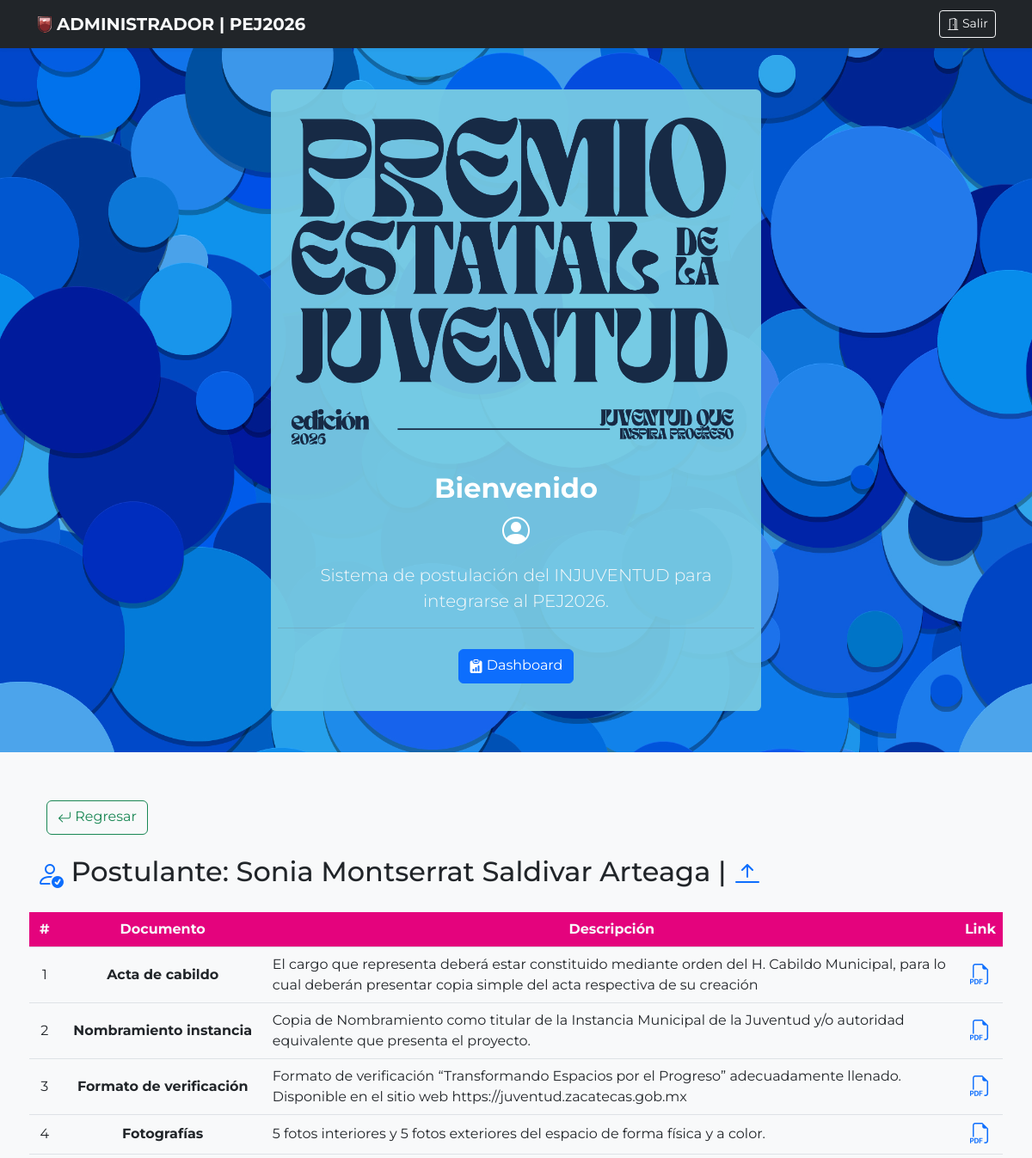
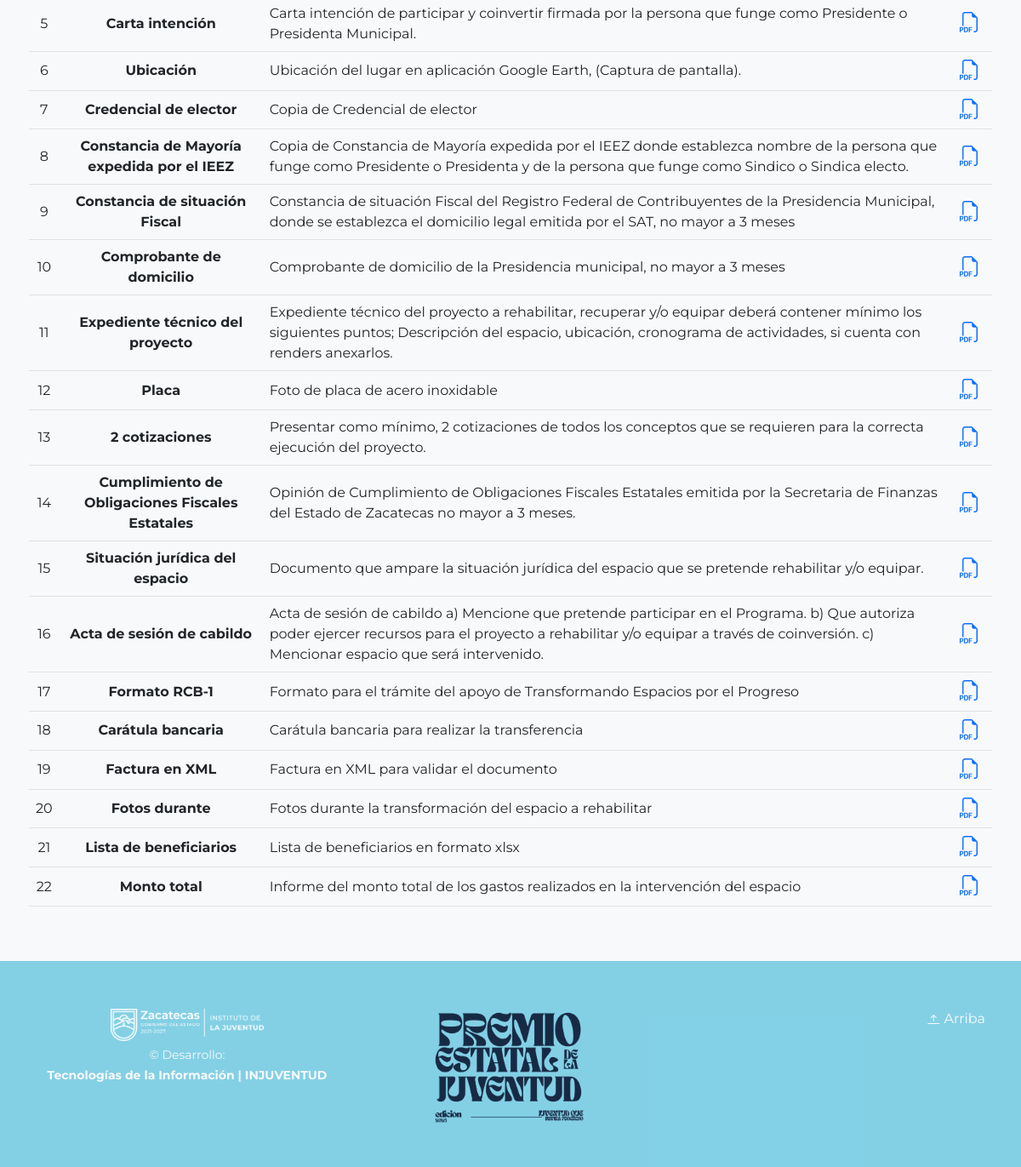
The app's page /sistema/admin/listado_docs.php?id=281 with its own data (2 pictures, top to bottom).
### tables this page shows
CREATE TABLE `usr` (
  `id` int(11) NOT NULL,
  `usr` varchar(100) DEFAULT NULL,
  `pwd` varchar(100) DEFAULT NULL,
  `perfil` int(11) DEFAULT NULL,
  `rfc` varchar(20) DEFAULT NULL,
  `institucion` varchar(72) NOT NULL,
  `cargo` varchar(72) NOT NULL,
  `ubicacion` varchar(300) NOT NULL,
  `calle` varchar(54) NOT NULL,
  `numero` int(11) NOT NULL,
  `colonia` varchar(100) NOT NULL,
  `comunidad` varchar(150) NOT NULL,
  `cp` int(11) NOT NULL,
  `nombre` varchar(100) DEFAULT NULL,
  `municipio` int(11) DEFAULT NULL,
  `telefono` varchar(30) DEFAULT NULL,
  `categoria` int(11) DEFAULT NULL
);

CREATE TABLE `documentos` (
  `id` int(11) NOT NULL,
  `documento` int(11) NOT NULL COMMENT 'Tipo documento numerado',
  `id_ext` int(11) NOT NULL,
  `link` varchar(150) NOT NULL,
  `fecha` datetime NOT NULL
);

CREATE TABLE `catalogo_documentos` (
  `id` int(11) NOT NULL,
  `documento` varchar(50) NOT NULL,
  `subtitulo` varchar(50) NOT NULL,
  `descripcion` varchar(300) NOT NULL,
  `link` varchar(200) DEFAULT NULL,
  `etapa` int(11) NOT NULL,
  `categoria` int(11) NOT NULL
);

### sistema/admin/query/name.php (called while the page is built)
<?php
include('qc.php');
$name = "SELECT * FROM usr WHERE id = '$idPostulante'";
$resultadoName = $conn->query($name);
$rowName = $resultadoName->fetch_assoc();
?>

### sistema/admin/query/listado_documentos.php (the view)
<?php
include('qc.php');
$x=0;
$sqlDocs = "SELECT * FROM documentos WHERE id_ext = '$idPostulante' ORDER BY documento ASC";
$resultadoDocs = $conn->query($sqlDocs);
while($rowDocs = $resultadoDocs->fetch_assoc()){
    $x++;
    $doc = $rowDocs['documento'];
    $sqlDocumento ="SELECT * FROM catalogo_documentos WHERE id ='$doc'";
    $resultadoDocumento = $conn->query($sqlDocumento);
    $rowDocumento = $resultadoDocumento->fetch_assoc();
    echo'
    <tr class="align-middle">
        <td>'.$x.'</td>
        <td><strong>'.$rowDocumento['documento'].'</strong></td>
        <td class="text-start">'.$rowDocumento['descripcion'].'</td>';
        if($rowDocumento['id'] == 9){
            echo'
            <td><a href="'.$rowDocs['link'].'" target="_blank"><i class="bi bi-filetype-pdf h4"></i></a></td>
            ';
        }
        else{
            echo'
            <td><a href="../'.$rowDocs['link'].'" target="_blank"><i class="bi bi-filetype-pdf h4"></i></a></td>
            ';
        }
        echo'
    </tr>
    ';
}
?>

### sistema/admin/listado_docs.php (shortened to what this page needs)
<?php
$idPostulante = $_REQUEST['id'];
include('query/name.php');
?>
<!doctype html>
<html lang="es">
  <head>
     <link rel="stylesheet" href="https://cdn.jsdelivr.net/npm/bootstrap-icons@1.10.3/font/bootstrap-icons.css">
    <link href="../../assets/dist/css/bootstrap.min.css" rel="stylesheet">
  </head>
  <body>
  <header>
  <div class="navbar navbar-dark shadow-sm bg-dark text-light" style="background: #FAD40D;color:white">
    <div class="container">
      <a href="#" class="navbar-brand d-flex align-items-center">
        <img src="../../img/logo_injuventud_0.png" width="20" alt="" class="me-1">
        <strong class="text-light" id="texto_">ADMINISTRADOR |  PEJ2026</strong>
      </a>
      <a href="prcd/sort.php" type="button" class="btn btn-sm btn-outline-light"><i class="bi bi-door-open"></i> Salir</a>
    </div>
  </div>
</header>
<main id="imgPortrait">
<section class="text-center container">
    <div class="row py-lg-5" >
      <div class="col-lg-6 col-md-8 mx-auto rounded p-2" id="colorRounded">
        <h1 class="fw-light"><img src="../../img/logo_pej2025_01.png" alt="" width="100%" style="padding:10px; border-radius: 15px;"></h1>
        <h2 class="fw-bold" style="color:white">Bienvenido</h2>
        <h2 class="fw-bold" style="color:white"><i class="bi bi-person-circle"></i></h2>
        <p class="lead text-light mt-2">Sistema de postulación del INJUVENTUD para integrarse al PEJ2026.</p>
        <p>
          <hr class="text-secondary">
          <a href="#seccion_convocatoria" class="btn btn-primary my-2"><i class="bi bi-clipboard-data-fill"></i> Dashboard</a>
        </p>
      </div>
    </div>
  </section>
  <div class="album py-5 bg-light">
    <div class="container">
    <nav class="navbar bg-body-tertiary">
      <form class="container-fluid justify-content-start">
        <a a href="javascript:history.back()" class="btn btn-outline-success me-2" type="button"><i class="bi bi-arrow-return-left"></i> Regresar</a>
      </form>
    </nav>
      <div class="mb-4">
        <p><span id="seccion_MX"></span>
          <p class="h2">
          <i class="bi bi-person-check text-primary"></i> Postulante: <?php echo $rowName['nombre']?> |
              <a href="#inicio">
                <i class="bi bi-arrow-bar-up"></i>
              </a>
          </p>
        </p>
      </div>
      <div class="row row-cols-1 row-cols-sm-2 row-cols-md-3 g-3">
        <table class="table">
          <thead class="text-light text-center" style="background:#e4037d">
            <tr>
              <th scope="col">#</th>
              <th scope="col">Documento</th>
              <th scope="col">Descripción</th>
              <th scope="col">Link</th>
            </tr>
          </thead>
          <tbody class="text-center">
            <?php
            include('query/listado_documentos.php');
            ?>
          </tbody>
        </table>
      </div>
    </div>
  </div>
</main>
<footer class="text-light py-5" style="background-color: rgba(122, 205, 228, 0.929)">
  <div class="container">
    <div>
      <div class="row">
        <div class="col-sm-3 col-md-6 col-lg-4 mt-2">
          <p class="mb-0 text-center"><img src="../../img/logo_white_02.png"  width="180" alt=""></p>
          <p class="mb-0 mt-1 text-center"><small>&copy; Desarrollo:<br> <strong class="text-light">Tecnologías de la Información | INJUVENTUD</strong></small></p>
        </div>
        <div class="col-sm-3 col-md-6 col-lg-4 mt-2 text-center">
              <img src="../../img/logo_pej2025_01.png" width="180" alt="">
        </div>
        <div class="col-sm-3 col-md-6 col-lg-4 mt-2">
          <p class="float-end mb-1 text-center">
            <a href="#inicio" style="text-decoration: none;" class="text-light"><i class="bi bi-arrow-bar-up"></i> Arriba</a>
          </p>
        </div>
      </div>
    </div>
  </div>
</footer>
  </body>
</html>

### sistema/admin/listado_docs.php (style rules this page uses)
* { font-family: 'Montserrat', sans-serif; }
#colorRounded { background-color: rgba(122, 205, 228, 0.929); }
#imgPortrait { background-image: url('../../img/fondo_pej2026.jpg'); object-fit: cover; background-position: auto 100%; background-repeat: repeat; background-size: 100% auto; width:100%; height:100%; }
.bi { vertical-align: -.125em; fill: currentColor; }

### records on screen
usr: nombre "Sonia Montserrat Saldivar Arteaga"
documentos: catalogo_documentos.documento "Acta de cabildo", catalogo_documentos.descripcion "El cargo que representa deberá estar constituido mediante orden del H. Cabildo Municipal, para lo cual deberán presentar copia simple del acta respectiva de su creación"
documentos: catalogo_documentos.documento "Nombramiento instancia", catalogo_documentos.descripcion "Copia de Nombramiento como titular de la Instancia Municipal de la Juventud y/o autoridad equivalente que presenta el proyecto."
documentos: catalogo_documentos.documento "Formato de verificación", catalogo_documentos.descripcion "Formato de verificación “Transformando Espacios por el Progreso” adecuadamente llenado. Disponible en el sitio web https://juventud.zacatecas.gob.mx"
documentos: catalogo_documentos.documento "Fotografías", catalogo_documentos.descripcion "5 fotos interiores y 5 fotos exteriores del espacio de forma física y a color."
documentos: catalogo_documentos.documento "Carta intención", catalogo_documentos.descripcion "Carta intención de participar y coinvertir firmada por la persona que funge como Presidente o Presidenta Municipal."
documentos: catalogo_documentos.documento "Ubicación", catalogo_documentos.descripcion "Ubicación del lugar en aplicación Google Earth, (Captura de pantalla)."
documentos: catalogo_documentos.documento "Credencial de elector", catalogo_documentos.descripcion "Copia de Credencial de elector"
documentos: catalogo_documentos.documento "Constancia de Mayoría expedida por el IEEZ", catalogo_documentos.descripcion "Copia de Constancia de Mayoría expedida por el IEEZ donde establezca nombre de la persona que funge como Presidente o Presidenta y de la persona que funge como Sindico o Sindica electo."
documentos: catalogo_documentos.documento "Constancia de situación Fiscal", catalogo_documentos.descripcion "Constancia de situación Fiscal del Registro Federal de Contribuyentes de la Presidencia Municipal, donde se establezca el domicilio legal emitida por el SAT, no mayor a 3 meses"
documentos: catalogo_documentos.documento "Comprobante de domicilio", catalogo_documentos.descripcion "Comprobante de domicilio de la Presidencia municipal, no mayor a 3 meses"
documentos: catalogo_documentos.documento "Expediente técnico del proyecto", catalogo_documentos.descripcion "Expediente técnico del proyecto a rehabilitar, recuperar y/o equipar deberá contener mínimo los siguientes puntos; Descripción del espacio, ubicación, cronograma de actividades, si cuenta con renders anexarlos."
documentos: catalogo_documentos.documento "Placa", catalogo_documentos.descripcion "Foto de placa de acero inoxidable"
documentos: catalogo_documentos.documento "2 cotizaciones", catalogo_documentos.descripcion "Presentar como mínimo, 2 cotizaciones de todos los conceptos que se requieren para la correcta ejecución del proyecto."
documentos: catalogo_documentos.documento "Cumplimiento de Obligaciones Fiscales Estatales", catalogo_documentos.descripcion "Opinión de Cumplimiento de Obligaciones Fiscales Estatales emitida por la Secretaria de Finanzas del Estado de Zacatecas no mayor a 3 meses."
documentos: catalogo_documentos.documento "Situación jurídica del espacio", catalogo_documentos.descripcion "Documento que ampare la situación jurídica del espacio que se pretende rehabilitar y/o equipar."
documentos: catalogo_documentos.documento "Acta de sesión de cabildo", catalogo_documentos.descripcion "Acta de sesión de cabildo a) Mencione que pretende participar en el Programa. b) Que autoriza poder ejercer recursos para el proyecto a rehabilitar y/o equipar a través de coinversión. c) Mencionar espacio que será intervenido."
documentos: catalogo_documentos.documento "Formato RCB-1", catalogo_documentos.descripcion "Formato para el trámite del apoyo de Transformando Espacios por el Progreso"
documentos: catalogo_documentos.documento "Carátula bancaria", catalogo_documentos.descripcion "Carátula bancaria para realizar la transferencia"
documentos: catalogo_documentos.documento "Factura en XML", catalogo_documentos.descripcion "Factura en XML para validar el documento"
documentos: catalogo_documentos.documento "Fotos durante", catalogo_documentos.descripcion "Fotos durante la transformación del espacio a rehabilitar"
documentos: catalogo_documentos.documento "Lista de beneficiarios", catalogo_documentos.descripcion "Lista de beneficiarios en formato xlsx"
documentos: catalogo_documentos.documento "Monto total", catalogo_documentos.descripcion "Informe del monto total de los gastos realizados en la intervención del espacio"
